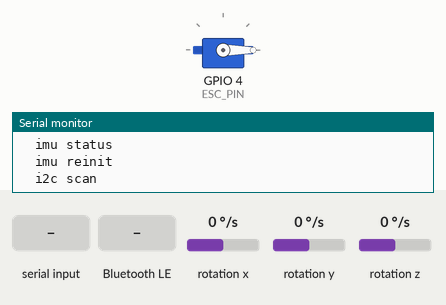
Recording of a program running on a simulated ESP32-C3. On the bench: servo, the last lines printed to the serial monitor. Wiring (inferred from the names in the program): MPU-6050 motion sensor at I2C address 0x68. The test bench sets the inputs (shaded band); at power-on: rotation z 0 °/s, rotation x 0 °/s, rotation y 0 °/s. Nothing arrives over Bluetooth unless stated; a phone connects over Bluetooth LE 3 s after start.

Above: at 5.6 s.
5.7 s: "90\n" received over Serial
At 6.9 s:
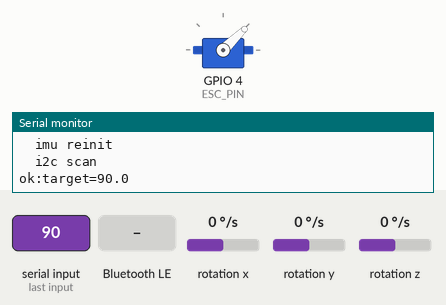
7.2 s: rotation z set to -192 °/s
At 7.66 s:
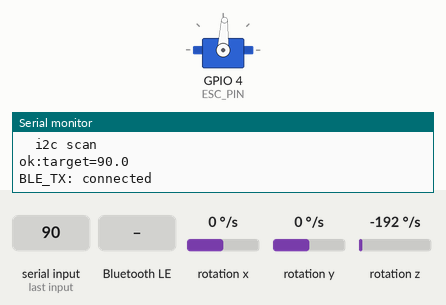
10.2 s: Bluetooth LE write "help" received
At 10.43 s:
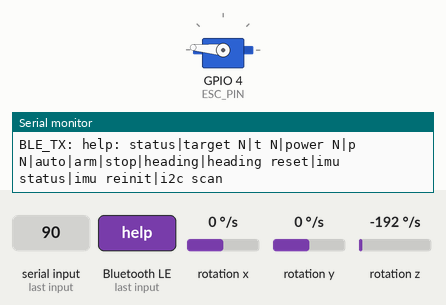
13.2 s: Bluetooth LE write "heading" received
At 13.5 s:
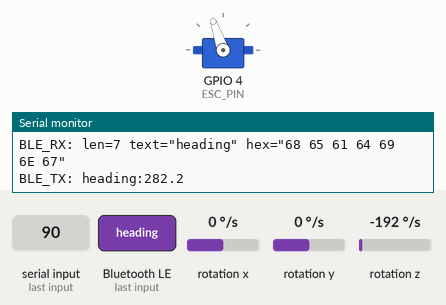
16.2 s: "status\n" received over Serial
19.2 s: rotation z set to 36 °/s
Timing chart, 0 to 23.2 s (numbered marks = the images above; inputs shaded):
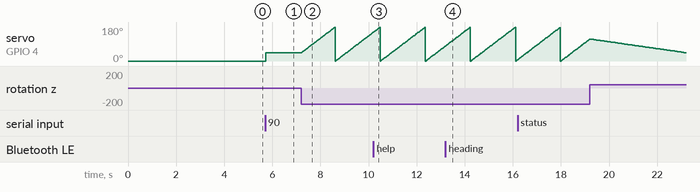

Measured:
- after the input at 5.7 s, servo on GPIO 4 (ESC_PIN): 0° → 44° at once

The program:

main.cpp
```cpp
#include <Arduino.h>
#include <Wire.h>
#include <BLE2902.h>
#include <BLEDevice.h>
#include <BLEServer.h>
#include <BLEUtils.h>
#include <ESP32Servo.h>

// ===== Pins =====
static constexpr int ESC_PIN = 4;      // ESC signal pin
static constexpr int I2C_SDA_PIN = 6;  // MPU-6050 SDA
static constexpr int I2C_SCL_PIN = 7;  // MPU-6050 SCL

// ===== I2C / MPU =====
static constexpr uint8_t MPU_ADDR_68 = 0x68;
static constexpr uint8_t MPU_ADDR_69 = 0x69;
static constexpr uint8_t IMU_READ_RETRIES = 3;
static constexpr uint8_t IMU_FAIL_LIMIT = 20;
static constexpr uint32_t IMU_RECOVER_INTERVAL_MS = 1000;

// ===== Control law: heading error -> ESC power =====
static constexpr float DEAD_BAND_DEG = 3.0f;
static constexpr float FULL_THROTTLE_ERROR_DEG = 360.0f;
static constexpr float MIN_ACTIVE_POWER_PERCENT = 0.0f;

// ===== ESC signal =====
static constexpr uint16_t ESC_MIN_US = 1000;
static constexpr uint16_t ESC_MAX_US = 2000;
static constexpr uint16_t ESC_ARM_HOLD_MS = 3000;
static constexpr uint16_t ESC_RATE_HZ = 50;

// ===== BLE =====
static constexpr const char* DEVICE_NAME = "ESP32C3-ESC-NAV";
static constexpr const char* SERVICE_UUID = "7f7b1000-6a66-4a7e-9a4a-57f4f5a22a01";
static constexpr const char* COMMAND_UUID = "7f7b1001-6a66-4a7e-9a4a-57f4f5a22a01";
static constexpr const char* STATUS_UUID = "7f7b1002-6a66-4a7e-9a4a-57f4f5a22a01";

enum class CommandSource {
  Serial,
  Ble,
};

Servo esc;
BLECharacteristic* statusCharacteristic = nullptr;

bool bleConnected = false;

bool imuReady = false;
uint8_t imuAddr = MPU_ADDR_68;
uint8_t imuWhoAmI = 0xFF;
float gyroBiasZ = 0.0f;
float headingDeg = 0.0f;  // 0..360 relative heading from boot/reset
uint32_t imuLastUs = 0;
uint8_t imuConsecutiveReadFails = 0;
uint32_t imuLastRecoverMs = 0;

bool targetActive = false;
float targetHeadingDeg = 0.0f;
float lastErrorDeg = 0.0f;
bool manualPowerMode = false;
float escPowerPercent = 0.0f;
uint16_t escPulseUs = ESC_MIN_US;
bool escArmed = false;

String serialLine;
bool streamEnabled = false;
uint32_t lastStreamMs = 0;

String lastBleRxText;
String lastBleRxHex;

float wrap360(float angle) {
  while (angle >= 360.0f) {
    angle -= 360.0f;
  }
  while (angle < 0.0f) {
    angle += 360.0f;
  }
  return angle;
}

float clockwiseDeltaDeg(float current, float target) {
  float e = target - current;
  while (e >= 360.0f) {
    e -= 360.0f;
  }
  while (e < 0.0f) {
    e += 360.0f;
  }
  return e;
}

String toHexString(const std::string& data) {
  if (data.empty()) {
    return String("");
  }

  String hex;
  hex.reserve(data.size() * 3);
  for (size_t i = 0; i < data.size(); ++i) {
    char tmp[4];
    snprintf(tmp, sizeof(tmp), "%02X", static_cast<uint8_t>(data[i]));
    hex += tmp;
    if (i + 1 < data.size()) {
      hex += " ";
    }
  }
  return hex;
}

String toPrintableString(const std::string& data) {
  String out;
  out.reserve(data.size());
  for (size_t i = 0; i < data.size(); ++i) {
    const uint8_t c = static_cast<uint8_t>(data[i]);
    if (c >= 32 && c <= 126) {
      out += static_cast<char>(c);
    } else {
      out += '.';
    }
  }
  return out;
}

String bytesToCommand(const std::string& data) {
  String cmd;
  cmd.reserve(data.size());

  for (size_t i = 0; i < data.size(); ++i) {
    const uint8_t c = static_cast<uint8_t>(data[i]);
    if (c == 0 || c == '\r' || c == '\n') {
      continue;
    }
    if (c >= 32 && c <= 126) {
      cmd += static_cast<char>(c);
    }
  }

  cmd.trim();
  return cmd;
}

void notifyBleStatus(const String& msg) {
  if (!statusCharacteristic) {
    return;
  }
  statusCharacteristic->setValue(msg.c_str());
  statusCharacteristic->notify();
  Serial.printf("BLE_TX: %s\r\n", msg.c_str());
}

void respond(CommandSource source, const String& msg) {
  if (source == CommandSource::Ble) {
    notifyBleStatus(msg);
  } else {
    Serial.println(msg);
  }
}

bool mpuWriteReg(uint8_t reg, uint8_t value) {
  Wire.beginTransmission(imuAddr);
  Wire.write(reg);
  Wire.write(value);
  return Wire.endTransmission() == 0;
}

bool mpuReadBytes(uint8_t reg, uint8_t* dst, size_t len) {
  for (uint8_t attempt = 0; attempt < IMU_READ_RETRIES; ++attempt) {
    Wire.beginTransmission(imuAddr);
    Wire.write(reg);
    if (Wire.endTransmission(true) != 0) {
      delay(1);
      continue;
    }

    const int readLen = Wire.requestFrom(static_cast<int>(imuAddr), static_cast<int>(len), static_cast<int>(true));
    if (readLen != static_cast<int>(len)) {
      delay(1);
      continue;
    }

    for (size_t i = 0; i < len; ++i) {
      dst[i] = Wire.read();
    }
    return true;
  }
  return false;
}

bool readGyroZDps(float& gzDps) {
  uint8_t raw[6];
  if (!mpuReadBytes(0x43, raw, sizeof(raw))) {  // GYRO_XOUT_H..GYRO_ZOUT_L
    return false;
  }

  const int16_t gzRaw = static_cast<int16_t>((raw[4] << 8) | raw[5]);
  gzDps = static_cast<float>(gzRaw) / 131.0f - gyroBiasZ;
  return true;
}

bool probeMpuAddress(uint8_t addr) {
  const uint8_t oldAddr = imuAddr;
  imuAddr = addr;

  Wire.beginTransmission(imuAddr);
  if (Wire.endTransmission() != 0) {
    imuAddr = oldAddr;
    return false;
  }

  if (!mpuWriteReg(0x6B, 0x00)) {  // wake
    imuAddr = oldAddr;
    return false;
  }
  delay(20);

  uint8_t who = 0;
  if (!mpuReadBytes(0x75, &who, 1)) {
    imuAddr = oldAddr;
    return false;
  }

  if (who == 0x00 || who == 0xFF) {
    imuAddr = oldAddr;
    return false;
  }

  imuWhoAmI = who;
  return true;
}

bool initMpu() {
  delay(60);
  if (!probeMpuAddress(MPU_ADDR_68) && !probeMpuAddress(MPU_ADDR_69)) {
    return false;
  }

  const bool ok1 = mpuWriteReg(0x19, 0x07);  // sample divider
  const bool ok2 = mpuWriteReg(0x1A, 0x03);  // DLPF
  const bool ok3 = mpuWriteReg(0x1B, 0x00);  // gyro +/-250 dps
  const bool ok4 = mpuWriteReg(0x1C, 0x00);  // accel +/-2g

  float testGz = 0.0f;
  const bool okRead = readGyroZDps(testGz);
  return ok1 && ok2 && ok3 && ok4 && okRead;
}

void calibrateGyroBias() {
  const int samples = 300;
  float sum = 0.0f;
  int good = 0;

  for (int i = 0; i < samples; ++i) {
    uint8_t raw[6];
    if (mpuReadBytes(0x43, raw, sizeof(raw))) {
      const int16_t gzRaw = static_cast<int16_t>((raw[4] << 8) | raw[5]);
      sum += static_cast<float>(gzRaw) / 131.0f;
      ++good;
    }
    delay(3);
  }

  if (good > 0) {
    gyroBiasZ = sum / static_cast<float>(good);
  } else {
    gyroBiasZ = 0.0f;
  }
}

bool tryInitImu(bool withCalibration) {
  imuReady = initMpu();
  if (!imuReady) {
    return false;
  }

  imuConsecutiveReadFails = 0;
  imuLastUs = 0;
  if (withCalibration) {
    Serial.println("IMU: keep board still for calibration...");
    calibrateGyroBias();
    Serial.printf("IMU: gyro bias z=%.3f dps\r\n", gyroBiasZ);
  }
  return true;
}

String scanI2CBus() {
  String found;
  for (uint8_t addr = 1; addr < 127; ++addr) {
    Wire.beginTransmission(addr);
    if (Wire.endTransmission() == 0) {
      if (found.length() > 0) {
        found += ",";
      }
      char buf[8];
      snprintf(buf, sizeof(buf), "0x%02X", addr);
      found += buf;
    }
  }
  if (found.length() == 0) {
    return String("none");
  }
  return found;
}

void resetHeading() {
  headingDeg = 0.0f;
}

uint16_t powerToPulseUs(float percent) {
  const float p = constrain(percent, 0.0f, 100.0f);
  const float span = static_cast<float>(ESC_MAX_US - ESC_MIN_US);
  const float pulse = static_cast<float>(ESC_MIN_US) + (p / 100.0f) * span;
  return static_cast<uint16_t>(pulse + 0.5f);
}

void setEscPower(float percent) {
  escPowerPercent = constrain(percent, 0.0f, 100.0f);
  escPulseUs = powerToPulseUs(escPowerPercent);
  esc.writeMicroseconds(escPulseUs);
}

String turnHint() {
  if (lastErrorDeg <= DEAD_BAND_DEG) {
    return String("ok");
  }
  return String("cw");
}

String buildStatusLine() {
  const char* mode = manualPowerMode ? "manual" : (targetActive ? "auto" : "idle");
  char buf[320];
  snprintf(buf,
           sizeof(buf),
           "status:imu=%s,addr=0x%02X,whoami=0x%02X,heading=%.1f,target=%s,error=%.1f,turn=%s,mode=%s,power=%.1f,pulse=%u,armed=%s",
           imuReady ? "ok" : "na",
           imuAddr,
           imuWhoAmI,
           headingDeg,
           targetActive ? String(targetHeadingDeg, 1).c_str() : "none",
           lastErrorDeg,
           turnHint().c_str(),
           mode,
           escPowerPercent,
           escPulseUs,
           escArmed ? "yes" : "no");
  return String(buf);
}

void printSerialHelp() {
  Serial.println("Commands:");
  Serial.println("  help");
  Serial.println("  status");
  Serial.println("  heading");
  Serial.println("  heading reset");
  Serial.println("  target <0..360>   (or: t <0..360>)");
  Serial.println("  power <0..100>    (or: p <0..100>, manual mode)");
  Serial.println("  auto              (return to heading mode)");
  Serial.println("  arm");
  Serial.println("  stop");
  Serial.println("  stream on");
  Serial.println("  stream off");
  Serial.println("  imu status");
  Serial.println("  imu reinit");
  Serial.println("  i2c scan");
}

bool parseUnsignedFloatInRange(const String& raw, float minValue, float maxValue, float& out) {
  String s = raw;
  s.trim();
  if (s.length() == 0) {
    return false;
  }

  bool hasDot = false;
  for (size_t i = 0; i < s.length(); ++i) {
    const char c = s[i];
    if (c == '.') {
      if (hasDot) {
        return false;
      }
      hasDot = true;
      continue;
    }
    if (!isDigit(c)) {
      return false;
    }
  }

  const float v = s.toFloat();
  if (v < minValue || v > maxValue) {
    return false;
  }
  out = v;
  return true;
}

void setTargetHeading(float angleDeg) {
  targetHeadingDeg = wrap360(angleDeg);
  targetActive = true;
  manualPowerMode = false;
}

void setManualPower(float powerPercent) {
  manualPowerMode = true;
  targetActive = false;
  lastErrorDeg = 0.0f;
  setEscPower(powerPercent);
}

void armEsc(CommandSource source) {
  respond(source, "ARM: hold 1000us for 3s...");
  setEscPower(0.0f);
  targetActive = false;
  manualPowerMode = false;
  lastErrorDeg = 0.0f;

  const uint32_t t0 = millis();
  while (millis() - t0 < ESC_ARM_HOLD_MS) {
    delay(20);
  }

  escArmed = true;
  respond(source, "ok:arm");
}

bool executeCommand(const String& rawCmd, CommandSource source) {
  String original = rawCmd;
  original.trim();
  String cmd = original;
  cmd.toLowerCase();

  if (cmd.length() == 0) {
    return true;
  }

  if (cmd == "help") {
    if (source == CommandSource::Ble) {
      respond(source, "help: status|target N|t N|power N|p N|auto|arm|stop|heading|heading reset|imu status|imu reinit|i2c scan");
    } else {
      printSerialHelp();
    }
    return true;
  }

  if (cmd == "status") {
    respond(source, buildStatusLine());
    return true;
  }

  if (cmd == "heading") {
    char buf[40];
    snprintf(buf, sizeof(buf), "heading:%.1f", headingDeg);
    respond(source, String(buf));
    return true;
  }

  if (cmd == "heading reset" || cmd == "reset") {
    resetHeading();
    respond(source, "ok:heading_reset");
    return true;
  }

  if (cmd == "auto") {
    manualPowerMode = false;
    if (!targetActive) {
      respond(source, "ok:auto_idle");
    } else {
      respond(source, String("ok:auto target=") + String(targetHeadingDeg, 1));
    }
    return true;
  }

  if (cmd == "arm") {
    armEsc(source);
    return true;
  }

  if (cmd == "stop") {
    targetActive = false;
    manualPowerMode = false;
    lastErrorDeg = 0.0f;
    setEscPower(0.0f);
    respond(source, "ok:stop");
    return true;
  }

  if (cmd == "stream on") {
    streamEnabled = true;
    respond(source, "ok:stream_on");
    return true;
  }

  if (cmd == "stream off") {
    streamEnabled = false;
    respond(source, "ok:stream_off");
    return true;
  }

  if (cmd == "imu status") {
    respond(source, buildStatusLine());
    return true;
  }

  if (cmd == "i2c scan") {
    respond(source, String("i2c:") + scanI2CBus());
    return true;
  }

  if (cmd == "imu reinit") {
    Wire.begin(I2C_SDA_PIN, I2C_SCL_PIN);
    Wire.setClock(50000);
    Wire.setTimeOut(30);
    if (tryInitImu(true)) {
      respond(source, String("ok:imu_reinit addr=0x") + String(imuAddr, HEX));
    } else {
      imuReady = false;
      respond(source, String("err:imu_reinit i2c=") + scanI2CBus());
    }
    return true;
  }

  if (cmd.startsWith("target ") || cmd.startsWith("t ")) {
    const int sep = cmd.startsWith("target ") ? 7 : 2;
    const String value = original.substring(sep);
    float angle = 0.0f;
    if (!parseUnsignedFloatInRange(value, 0.0f, 360.0f, angle)) {
      respond(source, "err:target");
      return false;
    }
    setTargetHeading(angle);
    respond(source, String("ok:target=") + String(targetHeadingDeg, 1));
    return true;
  }

  if (cmd.startsWith("power ") || cmd.startsWith("p ")) {
    const int sep = cmd.startsWith("power ") ? 6 : 2;
    const String value = original.substring(sep);
    float power = 0.0f;
    if (!parseUnsignedFloatInRange(value, 0.0f, 100.0f, power)) {
      respond(source, "err:power");
      return false;
    }
    setManualPower(power);
    respond(source, String("ok:power=") + String(escPowerPercent, 1));
    return true;
  }

  // Numeric command alone -> target angle (0..360)
  float angle = 0.0f;
  if (parseUnsignedFloatInRange(cmd, 0.0f, 360.0f, angle)) {
    setTargetHeading(angle);
    respond(source, String("ok:target=") + String(targetHeadingDeg, 1));
    return true;
  }

  respond(source, "err:bad_cmd");
  return false;
}

void handleSerial() {
  while (Serial.available() > 0) {
    const char c = static_cast<char>(Serial.read());
    if (c == '\r' || c == '\n') {
      if (serialLine.length() > 0) {
        executeCommand(serialLine, CommandSource::Serial);
        serialLine = "";
      }
      continue;
    }

    if (serialLine.length() < 120) {
      serialLine += c;
    } else {
      serialLine = "";
      Serial.println("ERR: line too long");
    }
  }
}

void updateImu() {
  if (!imuReady) {
    const uint32_t nowMs = millis();
    if (nowMs - imuLastRecoverMs >= IMU_RECOVER_INTERVAL_MS) {
      imuLastRecoverMs = nowMs;
      if (tryInitImu(false)) {
        Serial.printf("IMU: auto-reinit OK addr=0x%02X whoami=0x%02X\r\n", imuAddr, imuWhoAmI);
      }
    }
    return;
  }

  float gz = 0.0f;
  if (!readGyroZDps(gz)) {
    if (imuConsecutiveReadFails < 255) {
      ++imuConsecutiveReadFails;
    }
    const uint32_t nowMs = millis();
    if (imuConsecutiveReadFails >= IMU_FAIL_LIMIT && nowMs - imuLastRecoverMs >= IMU_RECOVER_INTERVAL_MS) {
      imuLastRecoverMs = nowMs;
      Serial.println("IMU: read errors, recovering...");
      Wire.begin(I2C_SDA_PIN, I2C_SCL_PIN);
      Wire.setClock(50000);
      Wire.setTimeOut(30);
      if (tryInitImu(false)) {
        Serial.printf("IMU: recovery OK addr=0x%02X whoami=0x%02X\r\n", imuAddr, imuWhoAmI);
      } else {
        imuReady = false;
        Serial.println("IMU: recovery failed");
      }
    }
    return;
  }

  imuConsecutiveReadFails = 0;

  const uint32_t nowUs = micros();
  if (imuLastUs == 0) {
    imuLastUs = nowUs;
    return;
  }

  const float dt = static_cast<float>(nowUs - imuLastUs) / 1000000.0f;
  imuLastUs = nowUs;

  headingDeg = wrap360(headingDeg + gz * dt);
}

void updateEscControl() {
  if (!escArmed) {
    setEscPower(0.0f);
    return;
  }

  if (manualPowerMode) {
    return;
  }

  if (!imuReady || !targetActive) {
    lastErrorDeg = 0.0f;
    setEscPower(0.0f);
    return;
  }

  const float cwError = clockwiseDeltaDeg(headingDeg, targetHeadingDeg);
  lastErrorDeg = cwError;

  if (cwError <= DEAD_BAND_DEG) {
    setEscPower(0.0f);
    return;
  }

  float t = (cwError - DEAD_BAND_DEG) / (FULL_THROTTLE_ERROR_DEG - DEAD_BAND_DEG);
  t = constrain(t, 0.0f, 1.0f);

  const float power = MIN_ACTIVE_POWER_PERCENT + t * (100.0f - MIN_ACTIVE_POWER_PERCENT);
  setEscPower(power);
}

class ServerCallbacks : public BLEServerCallbacks {
  void onConnect(BLEServer* server) override {
    (void)server;
    bleConnected = true;
    notifyBleStatus("connected");
  }

  void onDisconnect(BLEServer* server) override {
    bleConnected = false;
    server->getAdvertising()->start();
  }
};

class CommandCallbacks : public BLECharacteristicCallbacks {
  void onWrite(BLECharacteristic* characteristic) override {
    std::string value = characteristic->getValue();
    if (value.empty()) {
      return;
    }

    lastBleRxHex = toHexString(value);
    lastBleRxText = toPrintableString(value);
    Serial.printf("BLE_RX: len=%u text=\"%s\" hex=\"%s\"\r\n",
                  static_cast<unsigned>(value.size()),
                  lastBleRxText.c_str(),
                  lastBleRxHex.c_str());

    const String cmd = bytesToCommand(value);
    if (cmd.length() == 0) {
      notifyBleStatus("err:empty");
      return;
    }

    executeCommand(cmd, CommandSource::Ble);
  }
};

void setupBle() {
  BLEDevice::init(DEVICE_NAME);
  BLEServer* server = BLEDevice::createServer();
  server->setCallbacks(new ServerCallbacks());

  BLEService* service = server->createService(SERVICE_UUID);

  BLECharacteristic* commandCharacteristic = service->createCharacteristic(
      COMMAND_UUID,
      BLECharacteristic::PROPERTY_WRITE | BLECharacteristic::PROPERTY_WRITE_NR | BLECharacteristic::PROPERTY_READ);

  statusCharacteristic = service->createCharacteristic(
      STATUS_UUID,
      BLECharacteristic::PROPERTY_NOTIFY | BLECharacteristic::PROPERTY_READ);
  statusCharacteristic->addDescriptor(new BLE2902());

  commandCharacteristic->setCallbacks(new CommandCallbacks());
  commandCharacteristic->setValue("0");
  statusCharacteristic->setValue("boot");

  service->start();
  server->getAdvertising()->start();
}

void setup() {
  Serial.begin(115200);
  delay(200);

  ESP32PWM::allocateTimer(0);
  esc.setPeriodHertz(ESC_RATE_HZ);
  esc.attach(ESC_PIN, ESC_MIN_US, ESC_MAX_US);
  setEscPower(0.0f);

  Serial.println("ESC: boot hold 1000us for 3s...");
  const uint32_t bootArmStartMs = millis();
  while (millis() - bootArmStartMs < ESC_ARM_HOLD_MS) {
    delay(20);
  }
  escArmed = true;
  Serial.println("ESC: armed");

  Wire.begin(I2C_SDA_PIN, I2C_SCL_PIN);
  Wire.setClock(50000);
  Wire.setTimeOut(30);

  if (tryInitImu(true)) {
    Serial.printf("IMU: detected addr=0x%02X whoami=0x%02X\r\n", imuAddr, imuWhoAmI);
  } else {
    imuReady = false;
    Serial.printf("IMU: not ready (addr=0x%02X whoami=0x%02X)\r\n", imuAddr, imuWhoAmI);
    Serial.print("I2C: ");
    Serial.println(scanI2CBus());
  }

  setupBle();

  Serial.println("ESC NAV ready");
  Serial.println("BLE commands: target N, t N, power N, arm, stop, status");
  printSerialHelp();
}

void loop() {
  updateImu();
  updateEscControl();
  handleSerial();

  if (streamEnabled && millis() - lastStreamMs >= 200) {
    lastStreamMs = millis();
    Serial.println(buildStatusLine());
  }

  delay(10);
}
```
